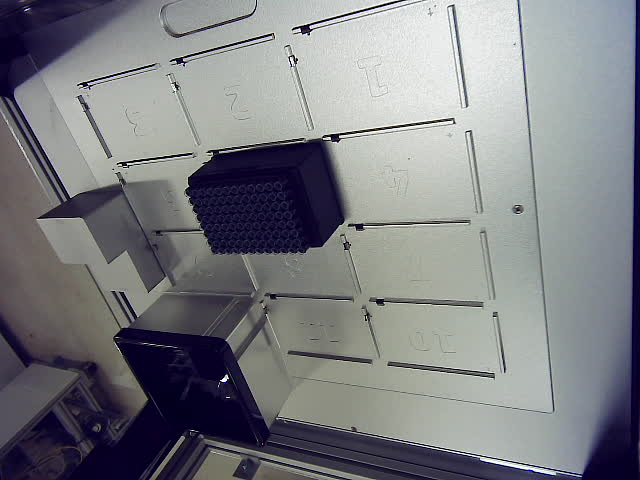
#> input picture vision_tests/raw/ot2_image_20260520_184053.jpg, 640 x 480 px; its folder holds only this picture in this run
$ python -i lib.py   (imports and definitions only)
#> lines starting #> are read from the running program, lines starting #| are printed output that depends on the picture; after the words box and inside, x2 and y2 are one past the last pixel; in counts of white or black regions, pixels touching at a corner belong together
#> further down, picture is the input picture: shape (480, 640, 3); mean B, G, R 130.6, 126.2, 124.8
"""
vision_tests/lib.py
===================
Shared classical-CV pipeline for the analysis scripts in ``vision_tests/``.

This consolidates the threshold -> morphology -> contour -> measure pipeline that
was previously copy-pasted across ``scripts/*.py`` (see docs/computer_vision.md
gotcha #4) plus a per-contour colour sampler. New code (``verify_print_droplets``)
imports from here; the older scripts are left untouched.

No machine learning - purely geometric measurement (area, circularity, aspect
ratio) and colour means (RGB/HSV) inside each detected blob.
"""

from __future__ import annotations

from pathlib import Path
from typing import Any, Dict, List, Optional

import cv2
import numpy as np
import yaml

PROJECT_ROOT = Path(__file__).resolve().parent.parent
CONFIG_PATH = PROJECT_ROOT / "vision_tests" / "configs" / "vision_config.yaml"
IMAGE_EXTENSIONS = {".jpg", ".jpeg", ".png"}


# ── Config / IO helpers ─────────────────────────────────────────────────────────

# [27 lines left out: functions load_config, resolve_dir, find_images, not called in this run]


# ── Detection pipeline ──────────────────────────────────────────────────────────

def create_binary_mask(
    bgr: np.ndarray,
    *,
    method: str = "otsu",
    blur_k: int = 5,
    morph_k: int = 3,
    morph_iter: int = 2,
    fixed_thresh: int = 127,
    invert: bool = True,
) -> np.ndarray:
    """Grayscale -> blur -> threshold -> morphology. ``invert`` makes objects
    darker-than-background become the foreground (droplets on white paper)."""
#> called with method = 'otsu', blur_k = 5, morph_k = 3, morph_iter = 2, fixed_thresh = 127, invert = True
    gray = cv2.cvtColor(bgr, cv2.COLOR_BGR2GRAY)
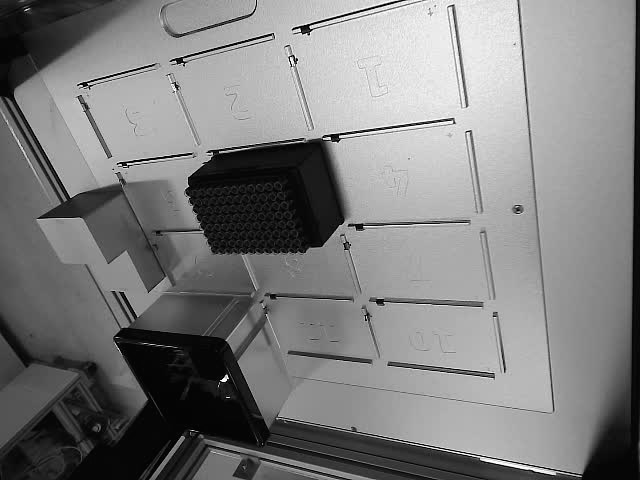
#> gray: shape (480, 640); min 0, max 255, mean 126.3
    if blur_k > 0:
        blur_k = blur_k if blur_k % 2 == 1 else blur_k + 1
        gray = cv2.GaussianBlur(gray, (blur_k, blur_k), 0)

    if method == "adaptive":
        mask = cv2.adaptiveThreshold(
            gray, 255, cv2.ADAPTIVE_THRESH_GAUSSIAN_C,
            cv2.THRESH_BINARY_INV if invert else cv2.THRESH_BINARY,
            blockSize=11, C=2,
        )
    elif method == "otsu":
        t = cv2.THRESH_BINARY_INV | cv2.THRESH_OTSU if invert else cv2.THRESH_BINARY | cv2.THRESH_OTSU
        _, mask = cv2.threshold(gray, 0, 255, t)
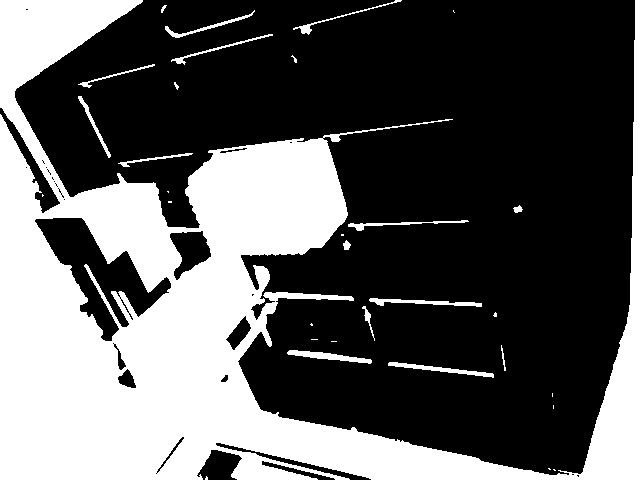
#> mask: shape (480, 640); 35.5% white; 32 white regions (15 under 20 px), largest, box (x1, y1, x2, y2) and area: (0, 0, 640, 480) 105452, (287, 350, 372, 364) 464, (388, 362, 494, 378) 448
    else:
        t = cv2.THRESH_BINARY_INV if invert else cv2.THRESH_BINARY
        _, mask = cv2.threshold(gray, fixed_thresh, 255, t)

    if morph_k > 0:
        kernel = cv2.getStructuringElement(cv2.MORPH_ELLIPSE, (morph_k, morph_k))
        mask = cv2.morphologyEx(mask, cv2.MORPH_CLOSE, kernel, iterations=morph_iter)
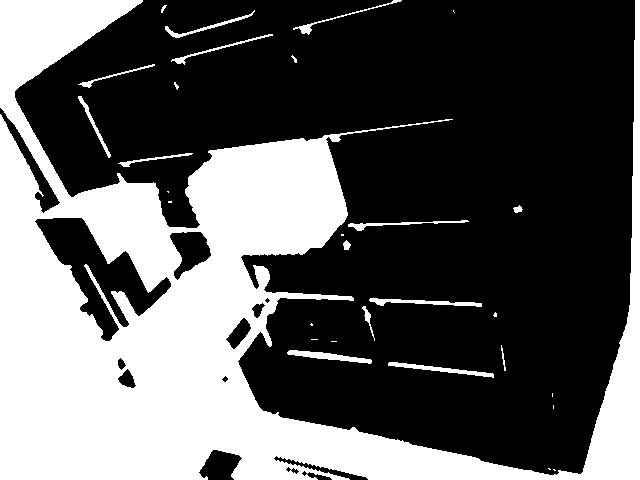
#> mask: shape (480, 640); 35.8% white; 30 white regions (12 under 20 px), largest, box (x1, y1, x2, y2) and area: (0, 0, 640, 480) 106349, (287, 350, 372, 364) 464, (388, 362, 494, 378) 448
        mask = cv2.morphologyEx(mask, cv2.MORPH_OPEN, kernel, iterations=morph_iter)
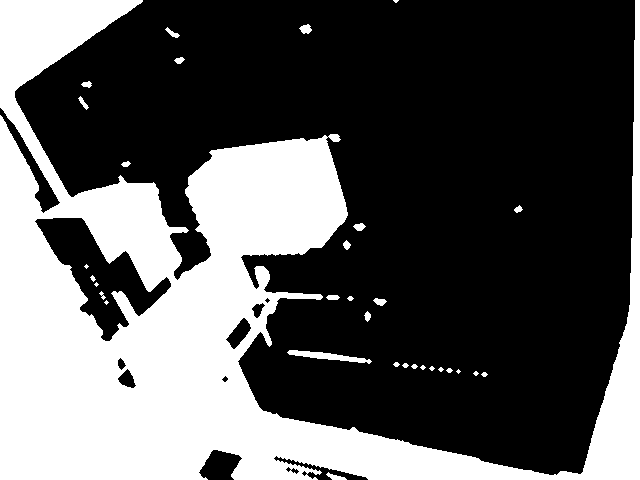
#> mask: shape (480, 640); 34.9% white; 32 white regions (9 under 20 px), largest, box (x1, y1, x2, y2) and area: (0, 0, 640, 480) 105544, (287, 350, 372, 364) 454, (299, 24, 312, 34) 86
    return mask


# [58 lines left out: functions measure_objects, sample_contour_color, not called in this run]

>>> import cv2
>>> picture = cv2.imread('raw/ot2_image_20260520_184053.jpg')
>>> result = create_binary_mask(picture)
